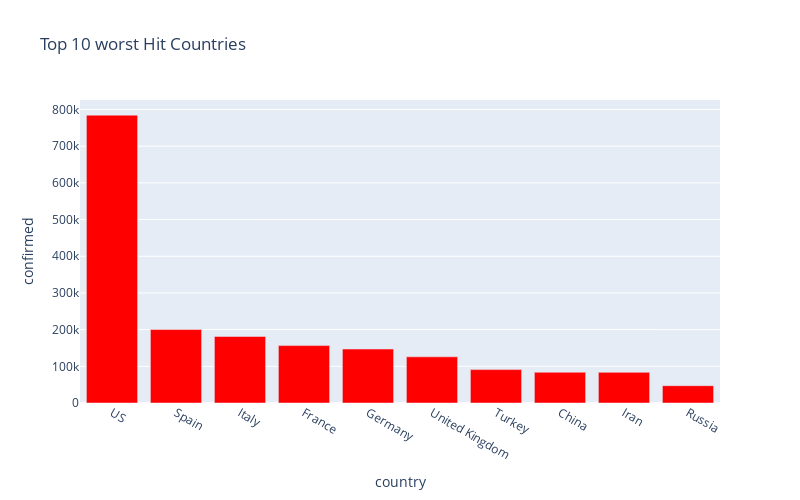

The notebook cell saved with this chart:
### Markdown cell above
## 10 Worst Hit Countries - Confirmed Cases

### Code cell
px.bar(
    sorted_country_df.head(10),
    x="country",
    y="confirmed",
    title="Top 10 worst Hit Countries",
    color_discrete_sequence=["red"],
    height=500,
    width=800
    
)

### Figure 1 — Plotly figure (JSON) as saved in the notebook; plotly's stock layout.template omitted (floating-point values rounded to 4 significant figures)
{"data": [{"alignmentgroup": "True", "hovertemplate": "country=%{x}<br>confirmed=%{y}<extra></extra>", "legendgroup": "", "marker": {"color": "red"}, "name": "", "offsetgroup": "", "orientation": "v", "showlegend": false, "textposition": "auto", "type": "bar", "x": ["US", "Spain", "Italy", "France", "Germany", "United Kingdom", "Turkey", "China", "Iran", "Russia"], "xaxis": "x", "y": [784599, 200210, 181228, 156480, 147065, 125856, 90980, 83817, 83505, 47121], "yaxis": "y"}], "layout": {"barmode": "relative", "height": 500, "legend": {"tracegroupgap": 0}, "title": {"text": "Top 10 worst Hit Countries"}, "width": 800, "xaxis": {"anchor": "y", "domain": [0, 1], "title": {"text": "country"}}, "yaxis": {"anchor": "x", "domain": [0, 1], "title": {"text": "confirmed"}}}}
